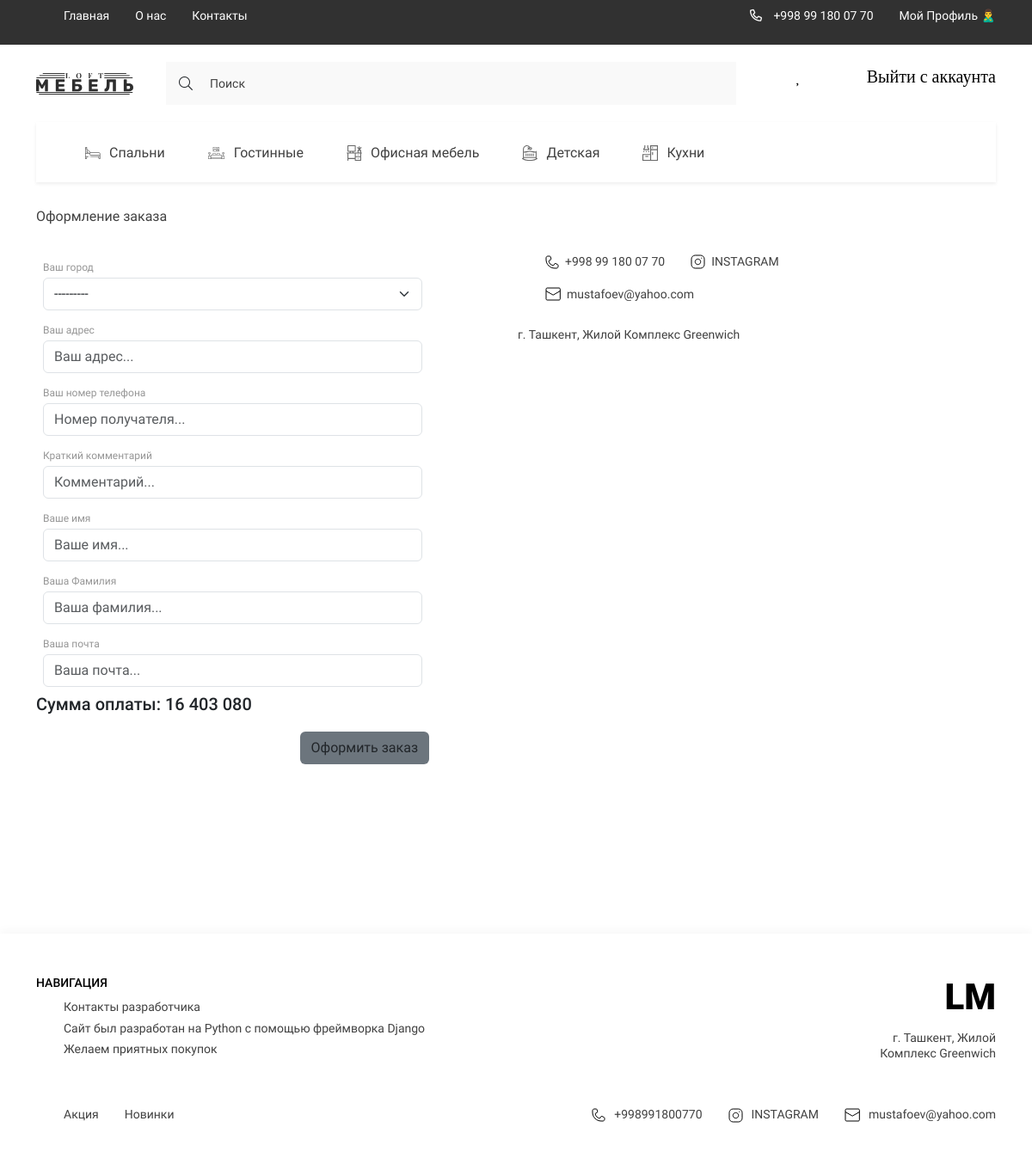
Screenshot of /checkout/ (signed in) with the database file from the repository.
### digital/models.py (models this page shows, shortened)
class Category(models.Model):
    title = models.CharField(max_length=150, verbose_name='Название категории')
    image = models.ImageField(upload_to='categories/', verbose_name='Изображение', blank=True, null=True)
    slug = models.SlugField(unique=True, null=True)
    parent = models.ForeignKey('self', on_delete=models.CASCADE, null=True, blank=True, related_name='subcategories',
                               related_query_name='subcategories', verbose_name='Категория')
    def get_absolute_url(self):
        return reverse('category_page', kwargs={'slug': self.slug})
    def get_image_category(self):
        if self.image:
            return self.image.url
        else:
            return '-'
    class Meta:
        verbose_name = 'Категория'
        verbose_name_plural = 'Категории'

class Order(models.Model):
    customer = models.ForeignKey(Customer, on_delete=models.SET_NULL, verbose_name='Покупатель', blank=True, null=True)
    created_at = models.DateTimeField(auto_now_add=True, verbose_name='Дата заказа')
    is_completed = models.BooleanField(default=False)
    shipping = models.BooleanField(default=True, verbose_name='Строка')
    class Meta:
        verbose_name = 'Заказ'
        verbose_name_plural = 'Заказы'
    @property
    def get_cart_total_price(self):
        order_products = self.orderproduct_set.all()
        total_price = sum([product.get_total_price for product in order_products])
        return total_price
    @property
    def get_cart_total_quantity(self):
        order_products = self.orderproduct_set.all()
        total_price = sum([product.quantity for product in order_products])
        return total_price

class OrderProduct(models.Model):
    product = models.ForeignKey(Product, on_delete=models.SET_NULL, null=True)
    order = models.ForeignKey(Order, on_delete=models.SET_NULL, null=True)
    quantity = models.IntegerField(default=0, null=True, blank=True, verbose_name='Кол-во')
    added_at = models.DateTimeField(auto_now_add=True, verbose_name='Дата добавления')
    class Meta:
        verbose_name = 'Заказанный товар'
        verbose_name_plural = 'Заказанный товары'
    @property
    def get_total_price(self):
        total_price = self.product.price * self.quantity
        return total_price

class Product(models.Model):
    title = models.CharField(max_length=250, verbose_name='Название Товара')
    price = models.FloatField(verbose_name='Цена')
    quantity = models.IntegerField(verbose_name='Количество')
    slug = models.SlugField(unique=True, null=True)
    created_at = models.DateTimeField(auto_now_add=True, verbose_name='Дата добавления')
    category = models.ForeignKey(Category, on_delete=models.CASCADE, related_name='products', verbose_name='Категория')
    edited_at = models.DateTimeField(auto_now=True, verbose_name='Дата изменения')
    brand = models.ForeignKey('Brand', on_delete=models.CASCADE, null=True, blank=True)
    color_code = models.TextField(default='#000000', verbose_name='Код цвета', null=True, blank=True)
    color_name = models.TextField(default='Желтый', verbose_name='Цвет', null=True, blank=True)
    description_all = models.TextField(verbose_name='Описание для страницы о товаре', blank=True, null=True)
    class Meta:
        verbose_name = 'Товар'
        verbose_name_plural = 'Товары'

### digital/views.py (the view)
# urls.py: path('checkout/', checkout, name='checkout'),
def checkout(request):
    if request.user.is_authenticated:
        cart_info = get_cart_data(request)
        context = {
            'title': 'Оформить заказ',
            'order': cart_info['order'],
            'items': cart_info['products'],
            'customer_form': CustomerForm(),
            'shipping_form': ShippingForm()
        }
        return render(request, 'digital/checkout.html', context)
    else:
        return redirect('login')

### digital/forms.py
class CustomerForm(forms.ModelForm):
    class Meta:
        model = Customer
        fields = ['first_name', 'last_name', 'email']
        widgets = {
            'first_name': forms.TextInput(attrs={
                'class': 'form-control',
                'placeholder': 'Ваше имя...'
            }),
            'last_name': forms.TextInput(attrs={
                'class': 'form-control',
                'placeholder': 'Ваша фамилия...'
            }),
            'email': forms.EmailInput(attrs={
                'class': 'form-control',
                'placeholder': 'Ваша почта...'
            })
        }

class ShippingForm(forms.ModelForm):
    class Meta:
        model = ShippingAdress
        fields = ('address', 'city', 'region', 'phone', 'comment')
        widgets = {
            'address': forms.TextInput(attrs={
                'class': 'form-control',
                'placeholder': 'Ваш адрес...'
            }),
            'city': forms.Select(attrs={
                'class': 'form-select',
                'placeholder': 'Ваш город...'
            }),
            'region': forms.TextInput(attrs={
                'class': 'form-control',
                'placeholder': 'Ваш регион...'
            }),
            'phone': forms.TextInput(attrs={
                'class': 'form-control',
                'placeholder': 'Номер получателя...'
            }),
            'comment': forms.TextInput(attrs={
                'class': 'form-control',
                'placeholder': 'Комментарий...'
            })
        }

### digital/models.py (called while the page is built)
    def __str__(self):
        return self.city_name

### digital/templatetags/digital_tags.py (called while the page is built)
@register.simple_tag()
def get_categories():
    categories = Category.objects.filter(parent=None)
    return categories

@register.simple_tag()
def get_normal_price(price):
    return f'{int(price):_}'.replace('_', ' ')

### digital/utils.py (called while the page is built)
def get_cart_data(request):
    cart = CartForAuthenticatedUser(request)
    cart_info = cart.get_cart_info()
    return cart_info

    def get_cart_info(self):
        customer, created = Customer.objects.get_or_create(user=self.user)
        order, created = Order.objects.get_or_create(customer=customer)
        order_products = order.orderproduct_set.all()
        cart_total_quantity = order.get_cart_total_quantity
        cart_total_price = order.get_cart_total_price
        return {
            'cart_total_quantity': cart_total_quantity,
            'cart_total_price': cart_total_price,
            'order': order,
            'products': order_products
        }

### digital/templates/digital/checkout.html (shortened to what this page needs)
{% extends 'base.html' %}
{% load static %}
{% load digital_tags %}
{% block main %}
<main class="main">
    <div class="container">
        <section class="contact__section">
            <h1 class="contact__section-title">Оформление заказа</h1>
            <div class="contact__section-content">
                <form action="{% url 'payment' %}" class="contact__section-form" method="post" enctype="multipart/form-data">
                        <div class="input__title p-2">
                            <h2>Ваш город</h2>
                            {{ shipping_form.city }}
                        </div>
                        <div class="input__title p-2">
                            <h2>Ваш адрес</h2>
                            {{ shipping_form.address }}
                        </div>
                        <div class="input__title p-2">
                            <h2>Ваш номер телефона</h2>
                            {{ shipping_form.phone }}
                        </div>
                        <div class="input__title p-2">
                        <h2>Краткий комментарий</h2>
                        {{ shipping_form.comment }}
                        </div>
                        <div class="input__title p-2">
                            <h2>Ваше имя</h2>
                            {{ customer_form.first_name }}
                        </div>
                        <div class="input__title p-2">
                            <h2>Ваша Фамилия</h2>
                            {{ customer_form.last_name }}
                        </div>
                        <div class="input__title p-2">
                            <h2>Ваша почта</h2>
                            {{ customer_form.email }}
                        </div>
                        <div>
                            <h5>Сумма оплаты: {% get_normal_price order.get_cart_total_price %}</h5>
                        </div>
                    <div class="contact__section-btns">
                        <button class="btn btns__send bg-secondary" type="submit">Оформить заказ</button>
                    </div>
                </form>
                <div class="contact__section-list">
                    <ul class="contact__social-list">
                        <li>
                            <a href="tel:998938884468" class="contact__social-links">
                                <img src="{% static 'digital/assets/icons/phone.svg' %}" alt="phone">
                                +998 99 180 07 70
                            </a>
                        </li>
                        <li>
                            <a href="https://www.instagram.com/" target="_blank"
                               class="contact__social-links">
                                <img src="{% static 'digital/assets/icons/inst.svg' %}" alt="insta">
                                INSTAGRAM
                            </a>
                        </li>
                        <li>
                            <a href="mailto:mustafoev@yahoo.com" target="_blank"
                               class="contact__social-links">
                                <img src="{% static 'digital/assets/icons/mail.svg' %}" alt="mail">
                                mustafoev@yahoo.com
                            </a>
                        </li>
                    </ul>
                    <p class="contact__adress">г. Ташкент, Жилой Комплекс Greenwich</p>
                </div>
            </div>
        </section>
    </div>
</main>
{% endblock main %}

### templates/components_base/_categories_list.html
{% load digital_tags %}
{% get_categories as categories %}
<ul class="header__list _categories">
    {% for category in categories %}
    <li>
        <a href="{{ category.get_absolute_url }}" class="header__list-links">
                                <span class="header__list-img">
                                    <img src="{{ category.get_image_category }}"
                                         alt="icons">
                                </span>
            {{ category.title }}
        </a>
    </li>
    {% endfor %}
</ul>

### digital/static/digital/style/style.css (style rules this page uses)
:root { --containerWidth: 1140px; --primaryColor: #414141; --primaryFont: 'Roboto'; --mainColor: #245462; }
* { padding: 0; margin: 0; box-sizing: border-box; text-decoration: none; list-style: none; font-family: var(--primaryFont); }
.container { width: 100%; max-width: calc(var(--containerWidth) + 30px); margin: 0 auto; padding: 0 15px; }
.btn { outline: none; border: none; padding: 13px 20px; font-style: normal; font-weight: normal; font-size: 13px; line-height: 15px; background: var(--mainColor); border: 1px solid var(--mainColor); transition: color .3s linear, background .3s linear; color: #FFFFFF; }
.nav__content-bars, ._categories, .nav__list-links>img, .nav__bars-open, ._truck { display: none; }
.header__list { display: flex; justify-content: space-between; align-items: center; }
.header__list._categories { justify-content: flex-start; width: 100%; overflow-x: scroll; background: #FFFFFF; box-shadow: 0px 2px 4px rgba(0, 0, 0, 0.07); margin-bottom: 30px; }
.header__list-links { padding: 24px 25px; display: flex; justify-content: center; align-items: center; height: 70px; transition: background .3s linear, color .3s linear; width: max-content; font-family: 'Roboto'; font-size: 16px; line-height: 19px; color: #414141; }
.header__list-links img { margin-right: 10px; min-width: 18px; transition: filter .3s linear; }
.main { width: 100%; flex-grow: 1; padding-bottom: 150px; }
.contact__section-title { font-style: normal; font-weight: normal; font-size: 16px; line-height: 19px; color: #414141; margin-bottom: 35px; }
.contact__section-content { display: flex; justify-content: flex-start; align-items: flex-start; margin-bottom: 47px; }
.contact__section-form { width: 100%; max-width: 457px; margin-right: 103px; }
.input__title { width: 100%; }
.input__title h2, .textarea__title { font-style: normal; font-weight: normal; font-size: 12px; line-height: 14px; color: #969696; margin-bottom: 5px; }
.contact__section-btns { display: flex; margin-top: 20px; justify-content: flex-end; }
.contact__section-list { width: 100%; max-width: 365px; }
.contact__social-list { width: 100%; display: flex; flex-wrap: wrap; column-gap: 30px; row-gap: 20px; margin-bottom: 30px; }
.contact__social-links { display: flex; align-items: center; font-style: normal; font-weight: normal; font-size: 14px; line-height: 126.69%; text-align: right; color: #414141; }
.contact__social-links img { margin-right: 7px; }
.contact__adress { font-weight: normal; font-size: 14px; line-height: 126.69%; color: #414141; }

### templates/base.html (style rules this page uses)
a { text-decoration:none; }

### rows the page displays
Category: get_image_category (picture), title "Спальни"
Category: get_image_category (picture), title "Гостинные"
Category: get_image_category (picture), title "Офисная мебель"
Category: get_image_category (picture), title "Детская"
Category: get_image_category (picture), title "Кухни"
Order: id.quantity "16 403 080"
